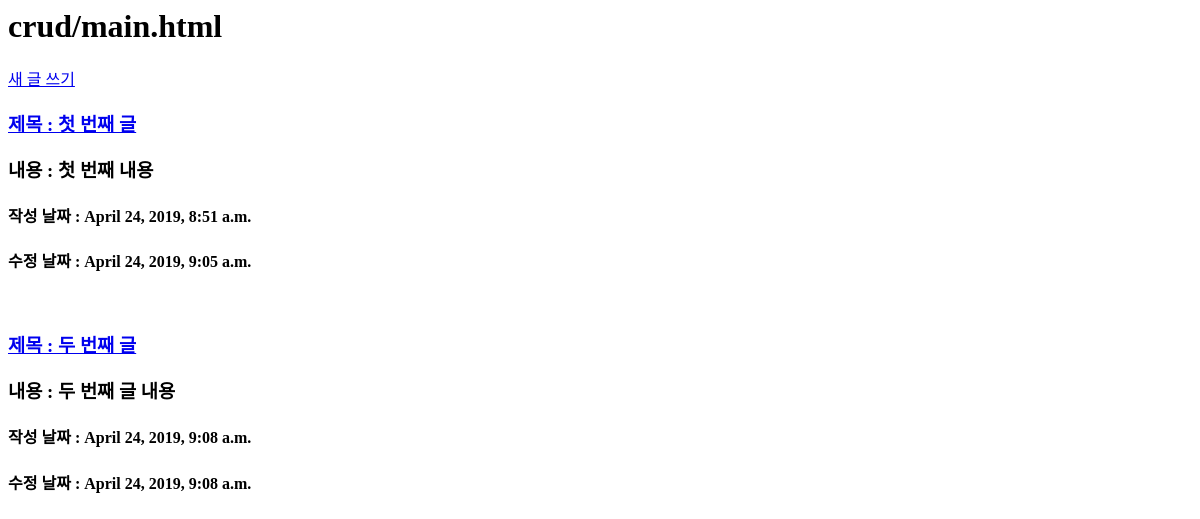
Before: / with the older database file.
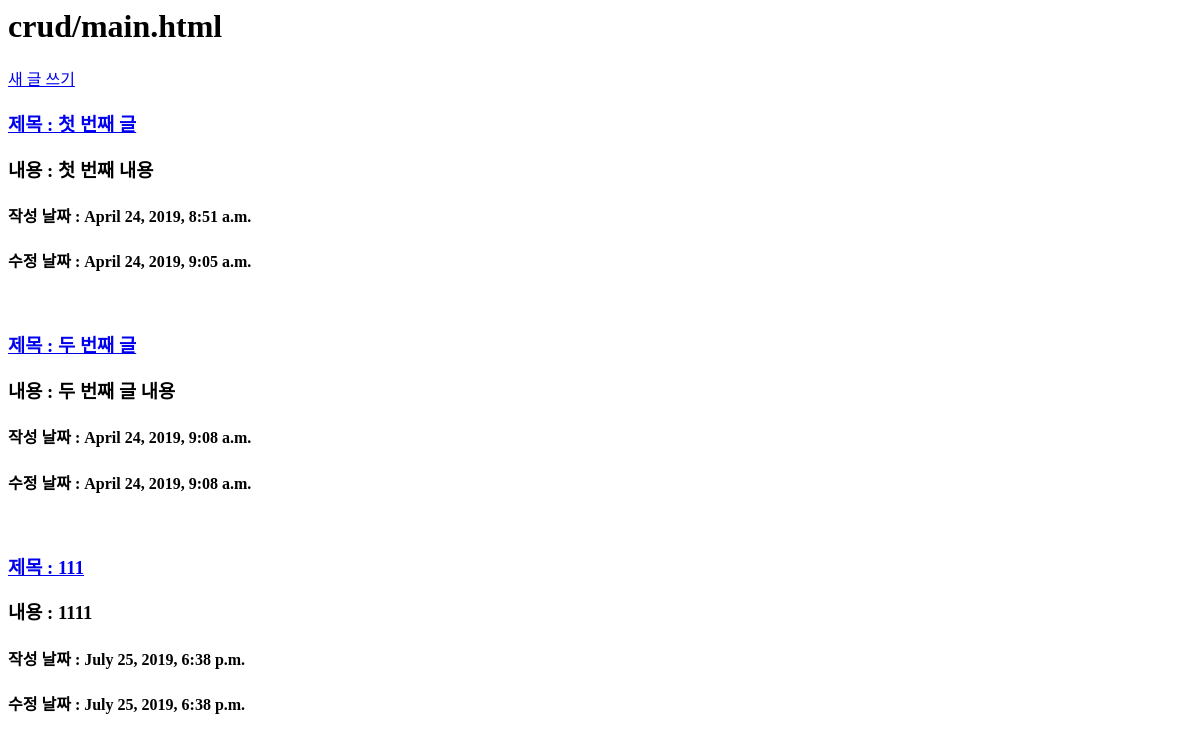
After: the same page with the newer database file.
### crud/models.py (models this page shows, shortened)
class Post(models.Model):
    title = models.CharField(max_length=200)
    content = models.TextField()
    created_at = models.DateTimeField(auto_now_add = True) # 만든 날짜, 시각 자동 저장
    updated_at = models.DateTimeField(auto_now = True) # 수정 날짜, 시각 자동 저장
    def summary(self):
        return self.content[:20]

### crud/views.py (the view)
# urls.py: path('', crud.views.main, name='main'),
def main(request):
    posts = Post.objects
    return render(request, 'crud/main.html', {'posts': posts})

### crud/templates/crud/main.html (shortened to what this page needs)
<h1>crud/main.html</h1>
<a href="{% url 'postcreate' %}">새 글 쓰기</a>
{% for post in posts.all %}
    <h3><a href="{% url 'show' post.id %}">제목 : {{ post.title }}</a></h3>
    <h3>내용 : {{ post.summary }}</h3>
    <h4>작성 날짜 : {{ post.created_at }}</h4>
    <h4>수정 날짜 : {{ post.updated_at }}</h4>
{% endfor %}

Changed rows visible on the page:
added Post: title "111", summary "1111", created_at "July 25, 2019, 6:38 p.m.", updated_at "July 25, 2019, 6:38 p.m."
